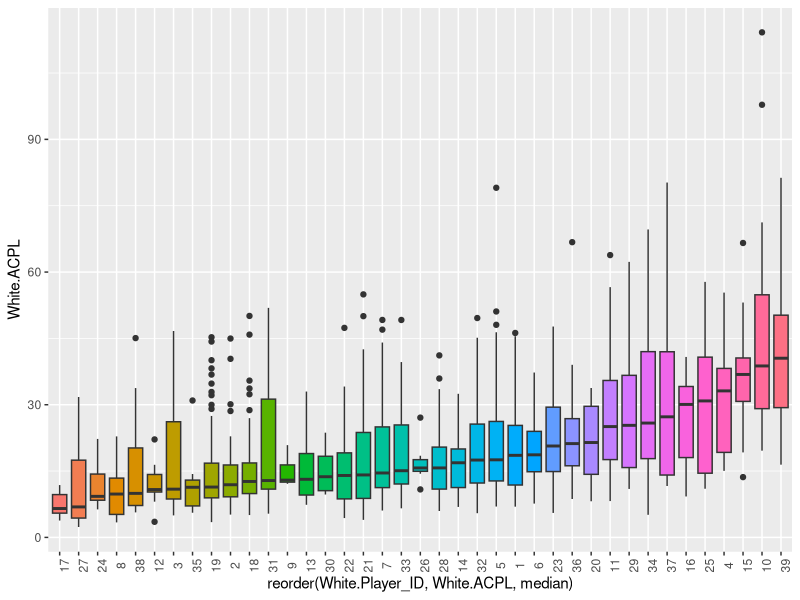
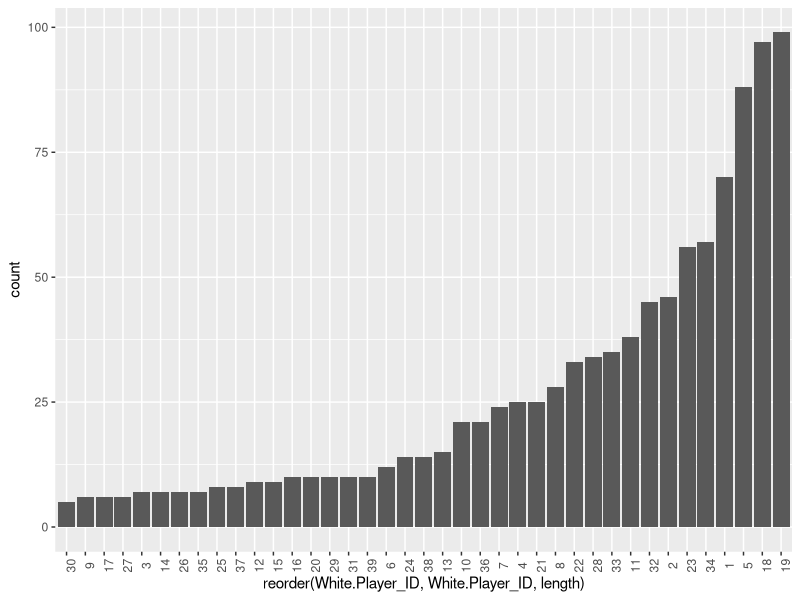
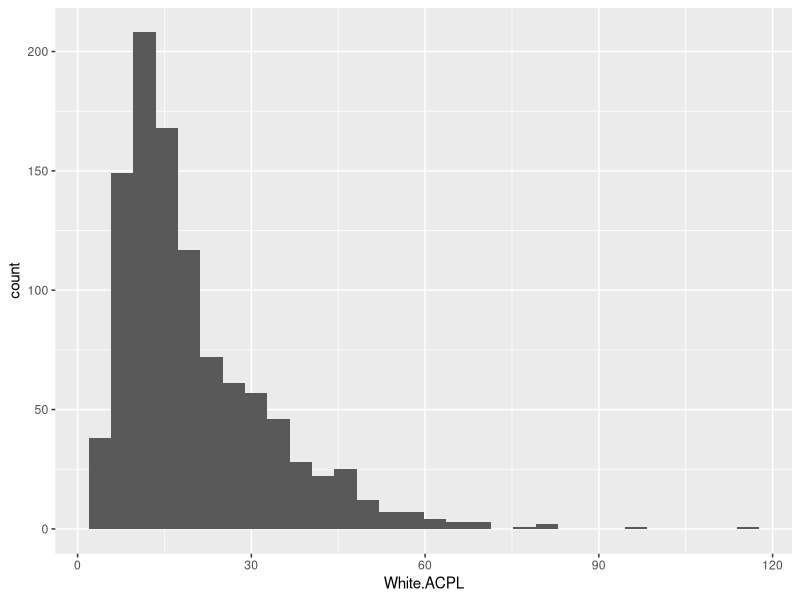
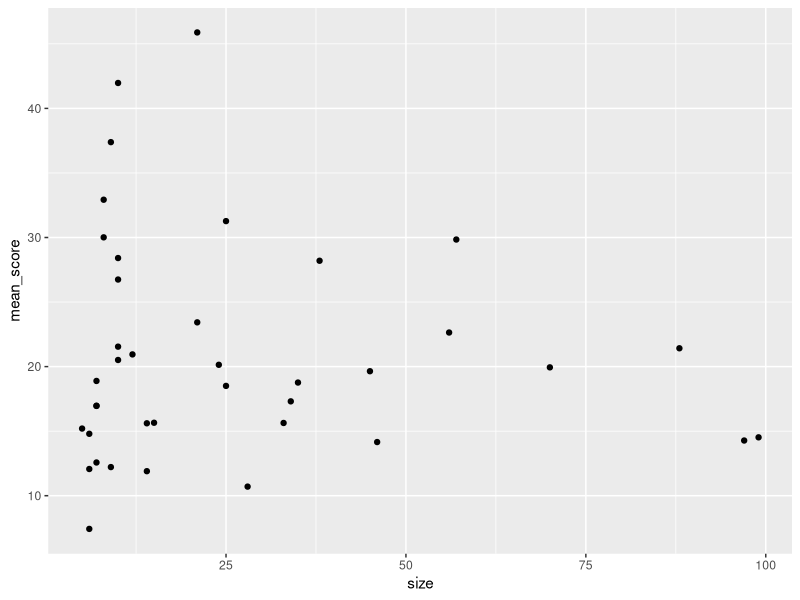
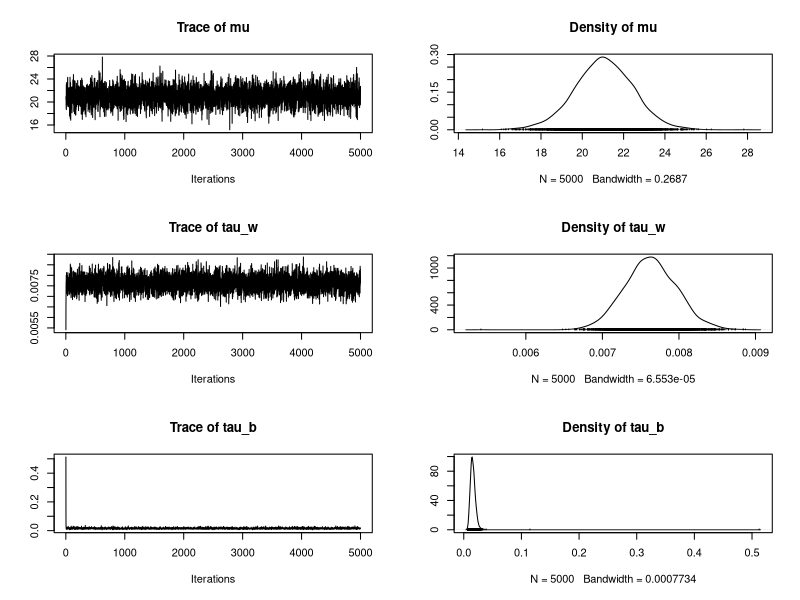

R code for these plots, in order: (Note: this script raises an error after producing the figures.)
library(ggplot2)
library(jsonlite)
library(dplyr)
library(plyr)
library(MCMCpack)
library(RColorBrewer)


df2 <- read.csv("analysis.csv")

df2$White.Player_ID <- factor(df2$White.Player_ID)
nlevels(df2$White.Player_ID)

apply(is.na(df2), 2, which)
summary(df2[,c("White.Player_ID","White.ACPL")])

ggplot(df2) + geom_boxplot(aes(x = reorder(White.Player_ID, White.ACPL, median), White.ACPL, 
                               fill = reorder(White.Player_ID, White.ACPL, median)), show.legend=FALSE)+ theme(axis.text.x = element_text(angle = 90))


ggplot(df2, aes(x = reorder(White.Player_ID, White.Player_ID, length))) + stat_count()+ theme(axis.text.x = element_text(angle = 90))


ggplot(df2, aes(White.ACPL)) + stat_bin() 


ggplot(data.frame(size = tapply(df2$White.ACPL, df2$White.Player_ID, length), 
                  mean_score = tapply(df2$White.ACPL, df2$White.Player_ID, mean)), 
       aes(size, mean_score)) + geom_point()

mean(df2$White.ACPL)
sd(df2$White.ACPL)


compare_m_gibbs <- function(y, ind, maxiter = 5000)
{
  
  ### weakly informative priors
  a0 <- 2.247 ; b0 <- 0.107  ## tau_w hyperparameters
  eta0 <-1/2 ; t0 <- 50 ## tau_b hyperparameters
  mu0<-21  ; gamma0 <- 0.0051
  ###
  
  ### starting values
  m <- nlevels(ind)
  ybar <- theta <- tapply(y, ind, mean)
  tau_w <- mean(1 / tapply(y, ind, var)) ##within group precision
  mu <- mean(theta)
  tau_b <-var(theta) ##between group precision
  n_m <- tapply(y, ind, length)
  an <- a0 + sum(n_m)/2
  ###
  
  ### setup MCMC
  theta_mat <- matrix(0, nrow=maxiter, ncol=m)
  mat_store <- matrix(0, nrow=maxiter, ncol=3)
  ###
  
  ### MCMC algorithm
  for(s in 1:maxiter) 
  {
    
    # sample new values of the thetas
    for(j in 1:m) 
    {
      taun <- n_m[j] * tau_w + tau_b
      thetan <- (ybar[j] * n_m[j] * tau_w + mu * tau_b) / taun
      theta[j]<-rnorm(1, thetan, 1/sqrt(taun))
    }
    
    #sample new value of tau_w
    ss <- 0
    for(j in 1:m){
      ss <- ss + sum((y[ind == j] - theta[j])^2)
    }
    bn <- b0 + ss/2
    tau_w <- rgamma(1, an, bn)
    
    #sample a new value of mu
    gammam <- m * tau_b + gamma0
    mum <- (mean(theta) * m * tau_b + mu0 * gamma0) / gammam
    mu <- rnorm(1, mum, 1/ sqrt(gammam)) 
    
    # sample a new value of tau_b
    etam <- eta0 + m/2
    tm <- t0 + sum((theta - mu)^2) / 2
    tau_b <- rgamma(1, etam, tm)
    
    #store results
    theta_mat[s,] <- theta
    mat_store[s, ] <- c(mu, tau_w, tau_b)
  }
  colnames(mat_store) <- c("mu", "tau_w", "tau_b")
  return(list(params = mat_store, theta = theta_mat))
}


fit2 <- compare_m_gibbs(df2$White.ACPL, df2$White.Player_ID)
plot(as.mcmc(fit2$params))
raftery.diag(as.mcmc(fit))
apply(fit2$params, 2, mean)
apply(fit2$params, 2, sd)

mean(1/sqrt(fit2$params[, 3]))
sd(1/sqrt(fit2$params[, 3]))

## reformat samples for ggplot
theta_df <- data.frame(samples = as.numeric(fit2$theta), 
                       White.Player_ID = rep(1:ncol(fit2$theta), each = nrow(fit2$theta))) 

theta_med <- apply(theta_df, 2, mean) ## get basic posterior summary
sort(theta_med, decreasing = FALSE) ## which players are inferiro and superior?
ggplot(theta_df) + geom_boxplot(aes(x = reorder(White.Player_ID, samples, median), samples, 
                                    fill = reorder(White.Player_ID, samples, median)), show.legend=FALSE)

#theta_hat <- apply(fit2$theta, 2, mean)
#ggplot(data.frame(size = tapply(df2$White.ACPL, df2$White.Player_ID, length), theta_hat = theta_hat), aes(size, theta_hat)) + geom_point()
